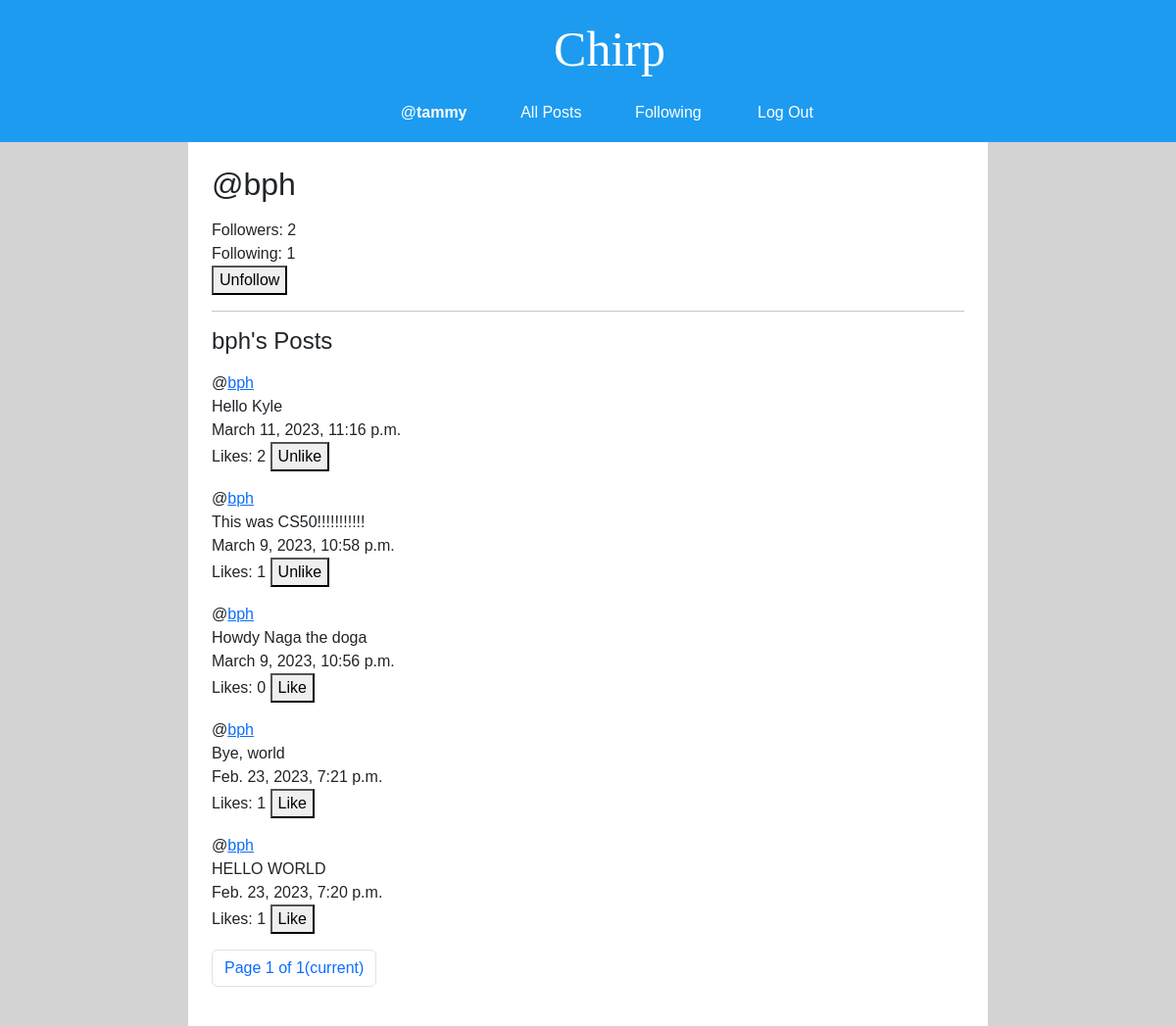
/profile/bph (signed in), run on the app's committed database.
### network/models.py (models this page shows, shortened)
class User(AbstractUser):
    pass

class Post(models.Model):
    author = models.ForeignKey('User', on_delete=models.CASCADE, related_name="+")
    content = models.TextField(max_length=280, verbose_name='')
    like_count = models.PositiveIntegerField(default=0)                            # REMOVE
    datetime = models.DateTimeField(auto_now_add=True)
    def likes(self):
        return self.like_objs.count()
    def users_liked(self):
        users = [like_obj.user for like_obj in self.like_objs.all()]
        return users

### network/views.py (the view)
# urls.py: path("profile/<str:username>", views.profile, name="profile"),
def profile(request, username):
    if not request.user.is_authenticated:
        return HttpResponse(error_message["login_to_view_profile"])
    profile_user_obj = get_object_or_404(User, username=username)
    try:
        Follow.objects.get(user=request.user, followed=profile_user_obj)
        requester_following = True
    except Follow.DoesNotExist:
        requester_following = False
    profile_user_following = Follow.objects.filter(user=profile_user_obj)
    profile_user_followers = Follow.objects.filter(followed=profile_user_obj)
    post_list = Post.objects.filter(author=profile_user_obj).order_by("-datetime")
    paginator = Paginator(post_list, 10)
    page_number = request.GET.get('page')
    page_obj = paginator.get_page(page_number)
    return render(request, f"network/profile.html", {
        "profile_user_following": profile_user_following,
        "profile_user_followers": profile_user_followers,
        "profile_user_obj": profile_user_obj,
        "requester_following": requester_following,
        "page_obj": page_obj,
    })

### network/templates/network/profile.html (shortened to what this page needs)
{% extends "network/layout.html" %}
{% load static %}
{% block body %}
    <h2>@<span id="profileUsername">{{ profile_user_obj.username }}</span></h2>
    <p>
        <div>Followers: <span id="followersCount">{{ profile_user_followers.count }}</span></div>
        <div>Following: <span id="followingCount">{{ profile_user_following.count }}</span></div>
        {% if user != profile_user_obj %}
            {% if requester_following == False %}
                <button id="followUnfollowButton">Follow</button>
            {% else %}
                <button id="followUnfollowButton">Unfollow</button>
            {% endif %}
        {% endif %}
    </p>
    <hr>
    <h4>{{ profile_user_obj.username }}'s Posts</h4>
    {% include "network/post-pagination.html" with page_obj=page_obj %}
{% endblock %}

### network/templates/network/layout.html (shortened to what this page needs)
{% load static %}
<!DOCTYPE html>
<html lang="en">
    <head>
        <link href="https://cdn.jsdelivr.net/npm/bootstrap@5.2.3/dist/css/bootstrap.min.css" rel="stylesheet">
        <link href="{% static 'network/styles.css' %}" rel="stylesheet">
    </head>
    <body>
        <nav class="navbar navbar-expand-lg nav-justified">
            <a class="navbar-brand" href="#">Chirp</a>
            <div>
              <ul class="navbar-nav">
                {% if user.is_authenticated %}
                    <li class="nav-item">
                        <a class="nav-link" href="#">@<strong id="username">{{ user.username }}</strong></a>
                    </li>
                {% endif %}
                <li class="nav-item">
                  <a class="nav-link" href="{% url 'index' %}">All Posts</a>
                </li>
                {% if user.is_authenticated %}
                    <li class="nav-item">
                        <a class="nav-link" href="{% url 'following' %}">Following</a>
                    </li>
                    <li class="nav-item nav-access">
                        <a class="nav-link" href="{% url 'logout' %}">Log Out</a>
                    </li>
                {% endif %}
              </ul>
            </div>
        </nav>
        <div class="containter row">
            <div class="col-md-2"></div>
            <div class="body col-md-8 p-4">
                {% block body %}
                {% endblock %}
            </div>
            <div class="col-md-2"></div>
        </div>
    </body>
</html>

### network/templates/network/post-pagination.html (shortened to what this page needs)
<div class="post-group">
    {% for post in page_obj %}
        <p class="post">
            <div class="post-author" id="postAuthor_{{ post.id }}">@<a href="{% url 'profile' post.author.username %}">{{post.author}}</a></div>
            <div class="post-content-container" id="postContentContainer_{{ post.id }}">
                <div class="post-content" id="postContent_{{ post.id }}" style="display: block">{{post.content}}</div>
            </div>
            <div class="post-datetime" id="postDatetime_{{ post.id }}">{{post.datetime}}</div>
            <div>
                Likes: <span class="like-count" id="likeCount_{{ post.id }}">{{ post.likes }}</span>
                {% if user not in post.users_liked and user.is_authenticated %}
                    <button class="like-unlike-button" id="{{ post.id }}">Like</button>
                {% elif user in post.users_liked and user.is_authenticated %}
                    <button class="like-unlike-button" id="{{ post.id }}">Unlike</button>
                {% else %}
                    <button class="like-unlike-button" id="{{ post.id }}" disabled>Like</button>
                {% endif %}
            </div>
        </p>
    {% empty %}
        <span>So empty... need more posts...</span>
    {% endfor %}
    <nav >
        <ul class="pagination">
            <li class="page-item current">
                <a class="page-link">Page {{ page_obj.number }} of {{ page_obj.paginator.num_pages }}<span class="sr-only">(current)</span></a>
            </li>
        </ul>
    </nav>
</div>

### network/static/network/styles.css (style rules this page uses)
body { background-color: lightgray; font-family: "Varela", sans-serif; }
.navbar-brand { font-family: "Brush Script MT", cursive; color: white; font-size: 50px; margin-left: 60px; }
.navbar { background-color: rgb(29, 155, 240); flex-direction: column; }
.nav-link { color: white; margin: 2px 20px; font-family: unset; }
.body { background-color: white; }

### data on the page
User: username "tammy"
User: username "bph"
Post: author "bph", content "Hello Kyle", datetime "March 11, 2023, 11:16 p.m.", likes "2"
Post: author "bph", content "This was CS50!!!!!!!!!!!", datetime "March 9, 2023, 10:58 p.m.", likes "1"
Post: author "bph", content "Howdy Naga the doga", datetime "March 9, 2023, 10:56 p.m.", likes "0"
Post: author "bph", content "Bye, world", datetime "Feb. 23, 2023, 7:21 p.m.", likes "1"
Post: author "bph", content "HELLO WORLD", datetime "Feb. 23, 2023, 7:20 p.m.", likes "1"

### other printed values
{{ profile_user_followers.count }} "2"
{{ profile_user_following.count }} "1"
{{ page_obj.number }} "1"
{{ page_obj.paginator.num_pages }} "1"
